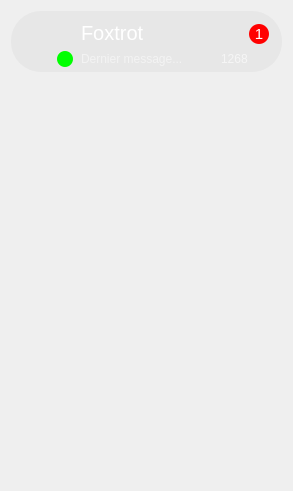
                 <widget class="QWidget" name="left_scroll_2">
                  <property name="geometry">
                   <rect>
                    <x>0</x>
                    <y>0</y>
                    <width>291</width>
                    <height>491</height>
                   </rect>
                  </property>
                  <property name="styleSheet">
                   <string notr="true"/>
                  </property>
                  <layout class="QVBoxLayout" name="verticalLayout_3">
                   <item>
                    <widget class="QFrame" name="client_info">
                     <property name="minimumSize">
                      <size>
                       <width>271</width>
                       <height>61</height>
                      </size>
                     </property>
                     <property name="maximumSize">
                      <size>
                       <width>271</width>
                       <height>61</height>
                      </size>
                     </property>
                     <property name="cursor">
                      <cursorShape>PointingHandCursor</cursorShape>
                     </property>
                     <property name="styleSheet">
                      <string notr="true">#client_info{border-radius:30px;
background-color: rgba(220, 220, 220, 100);}
</string>
                     </property>
                     <property name="frameShape">
                      <enum>QFrame::Box</enum>
                     </property>
                     <property name="frameShadow">
                      <enum>QFrame::Plain</enum>
                     </property>
                     <property name="lineWidth">
                      <number>1</number>
                     </property>
                     <widget class="QLabel" name="msg_countrer">
                      <property name="geometry">
                       <rect>
                        <x>238</x>
                        <y>13</y>
                        <width>20</width>
                        <height>20</height>
                       </rect>
                      </property>
                      <property name="styleSheet">
                       <string notr="true">QLabel{
	border-radius:10px;
	color: white;
	background-color: red;
	font-weight:bold;
	font-size:15px;
}</string>
                      </property>
                      <property name="frameShadow">
                       <enum>QFrame::Raised</enum>
                      </property>
                      <property name="text">
                       <string>&lt;html&gt;&lt;head/&gt;&lt;body&gt;&lt;p align=&quot;center&quot;&gt;&lt;span style=&quot; font-weight:400;&quot;&gt;1&lt;/span&gt;&lt;/p&gt;&lt;/body&gt;&lt;/html&gt;</string>
                      </property>
                     </widget>
                     <widget class="QLabel" name="client_picture">
                      <property name="geometry">
                       <rect>
                        <x>3</x>
                        <y>3</y>
                        <width>56</width>
                        <height>56</height>
                       </rect>
                      </property>
                      <property name="styleSheet">
                       <string notr="true">background-image: url(:/icons/icons/1.png);
background-repeat:no-repeat;
background-position:center;
border-radius:28px;</string>
                      </property>
                      <property name="text">
                       <string/>
                      </property>
                      <property name="pixmap">
                       <pixmap>:/image/1.png</pixmap>
                      </property>
                      <property name="scaledContents">
                       <bool>true</bool>
                      </property>
                     </widget>
                     <widget class="QLabel" name="online_toast">
                      <property name="geometry">
                       <rect>
                        <x>46</x>
                        <y>40</y>
                        <width>16</width>
                        <height>16</height>
                       </rect>
                      </property>
                      <property name="styleSheet">
                       <string notr="true">QLabel{
	border-radius:8px;
	background-color: #00ff00;	
}</string>
                      </property>
                      <property name="frameShadow">
                       <enum>QFrame::Raised</enum>
                      </property>
                      <property name="text">
                       <string/>
                      </property>
                     </widget>
                     <widget class="QLabel" name="last_message">
                      <property name="geometry">
                       <rect>
                        <x>70</x>
                        <y>40</y>
                        <width>131</width>
                        <height>16</height>
                       </rect>
                      </property>
                      <property name="styleSheet">
                       <string notr="true">QLabel{
	background-color:transparent;
	color:rgba(255, 255, 255, 0.5);
}</string>
                      </property>
                      <property name="text">
                       <string>Dernier message...</string>
                      </property>
                     </widget>
                     <widget class="QLabel" name="client_name">
                      <property name="geometry">
                       <rect>
                        <x>70</x>
                        <y>6</y>
                        <width>141</width>
                        <height>31</height>
                       </rect>
                      </property>
                      <property name="styleSheet">
                       <string notr="true">QLabel{
	background-color:none;
	color: white;
	font-size:20px;
}</string>
                      </property>
                      <property name="text">
                       <string>Foxtrot</string>
                      </property>
                     </widget>
                     <widget class="QLabel" name="messege_number">
                      <property name="geometry">
                       <rect>
                        <x>210</x>
                        <y>40</y>
                        <width>31</width>
                        <height>16</height>
                       </rect>
                      </property>
                      <property name="styleSheet">
                       <string notr="true">QLabel{
	background-color:transparent;
	color:rgba(255, 255, 255, 0.6);
	font-size:12px;

}</string>
                      </property>
                      <property name="text">
                       <string>1268</string>
                      </property>
                     </widget>
                     <widget class="QFrame" name="envelop_msg">
                      <property name="geometry">
                       <rect>
                        <x>238</x>
                        <y>40</y>
                        <width>20</width>
                        <height>15</height>
                       </rect>
                      </property>
                      <property name="styleSheet">
                       <string notr="true">QFrame{
	background-color:transparent;
	image: url(:/cils/cils/blacks/cil-envelope-closed.png);
	border:none;}</string>
                      </property>
                      <property name="frameShape">
                       <enum>QFrame::StyledPanel</enum>
                      </property>
                      <property name="frameShadow">
                       <enum>QFrame::Raised</enum>
                      </property>
                     </widget>
                     <zorder>client_picture</zorder>
                     <zorder>msg_countrer</zorder>
                     <zorder>online_toast</zorder>
                     <zorder>last_message</zorder>
                     <zorder>client_name</zorder>
                     <zorder>messege_number</zorder>
                     <zorder>envelop_msg</zorder>
                    </widget>
                   </item>
                   <item>
                    <spacer name="verticalSpacer_2">
                     <property name="orientation">
                      <enum>Qt::Vertical</enum>
                     </property>
                     <property name="sizeHint" stdset="0">
                      <size>
                       <width>20</width>
                       <height>309</height>
                      </size>
                     </property>
                    </spacer>
                   </item>
                  </layout>
                 </widget>
